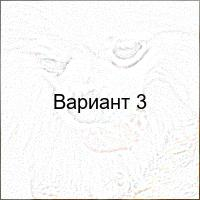
#> input picture ipo-lr-14/task_3/result_variant3.jpg, 200 x 200 px
$ python main.py
#> lines starting #> are read from the running program, lines starting #| are printed output that depends on the picture
#> the answer given: result_variant3.jpg
### ipo-lr-14/task_3/image_classes/image_handler.py
from PIL import Image

class ImageHandler:
    def __init__(self, path):
        self.path = path
        self.image = None

    def load_image(self):
        self.image = Image.open(self.path)
#> self.image is the input picture: PIL image 200x200 RGB; mean R, G, B 245.4, 245.2, 244.7
        print("Изображение успешно загружено")

    def make_thumbnail(self):
        self.image.thumbnail((200, 200))
        print("Размер изображения изменен на 200x200")

    def save_with_new_name(self, filename):
        self.image.save(filename)
        print(f"Изображение сохранено как {filename}")

    def get_image(self):
        return self.image

### ipo-lr-14/task_3/image_classes/image_processor.py
from PIL import ImageFilter, ImageDraw, ImageFont

class ImageProcessor:
    def __init__(self, image):
        self.image = image

    def apply_contour(self):
        self.image = self.image.filter(ImageFilter.CONTOUR)
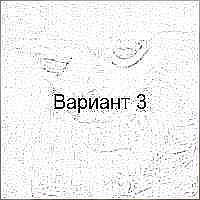
#> self.image: PIL image 200x200 RGB; mean R, G, B 240.7, 240.5, 240.5
        print("Применён фильтр контуров")

    def add_text_center(self, text):
#> called with text = 'Вариант 3'
        draw = ImageDraw.Draw(self.image)
        width, height = self.image.size
#> width = 200; height = 200

        try:
            font = ImageFont.truetype("arial.ttf", 20)
        except:
            font = ImageFont.load_default()

        bbox = draw.textbbox((0, 0), text, font=font)
#> bbox = (0, 4, 108, 23)
        text_width = bbox[2] - bbox[0]
#> text_width = 108
        text_height = bbox[3] - bbox[1]
#> text_height = 19

        x = (width - text_width) // 2
#> x = 46
        y = (height - text_height) // 2
#> y = 90

        draw.text((x, y), text, fill="black", font=font)
        print("Текст добавлен в центр изображения")

    def get_image(self):
        return self.image

### ipo-lr-14/task_3/main.py
from image_classes.image_handler import ImageHandler
from image_classes.image_processor import ImageProcessor

def main():
    path = input("Введите путь к изображению: ").strip()
    if path.startswith('"') and path.endswith('"'):
        path = path[1:-1]

    handler = ImageHandler(path)
    handler.load_image()
    handler.make_thumbnail()

    image = handler.get_image()
    processor = ImageProcessor(handler.image)

    processor.apply_contour()
    processor.add_text_center("Вариант 3")

    handler.image = processor.get_image()
    handler.save_with_new_name("result_variant3.jpg")

if __name__ == "__main__":
    main()
